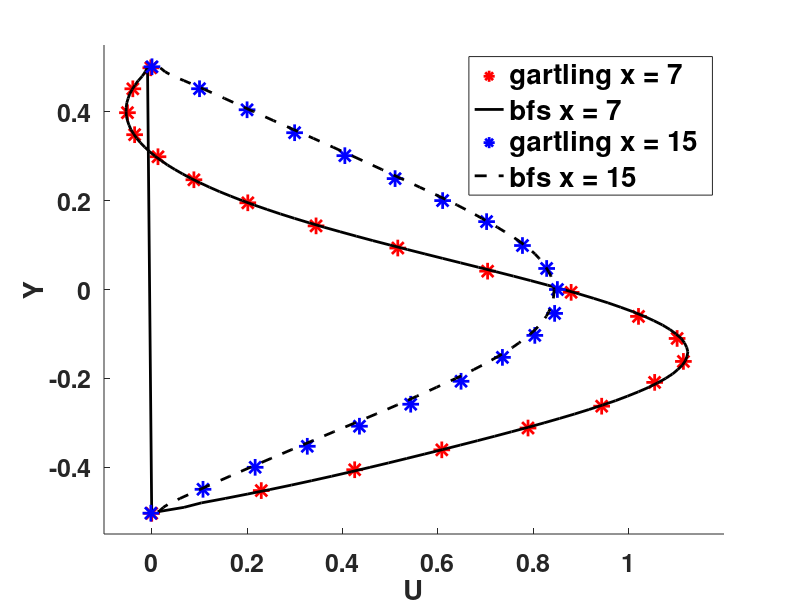

Write the MATLAB code that produced this figure.
close all
clear
clc
%%
gartling7   = dlmread('gartling_bfs_X7.dat')    ;
gartling15  = dlmread('gartling_bfs_X15.dat')   ;

bfs7        = dlmread('bfs_X7.dat')    ;
bfs15       = dlmread('bfs_X15.dat')   ;

bfs7(:,1)   = bfs7(:,1)  - 0.5  ;
bfs15(:,1)  = bfs15(:,1) - 0.5  ;

hold on
plot(gartling7(:,1),gartling7(:,2),'r*','MarkerSize',12,'LineWidth',2);
plot(bfs7(:,2),bfs7(:,1),'k','LineWidth',2);
plot(gartling15(:,1),gartling15(:,2),'b*','MarkerSize',12,'LineWidth',2);
plot(bfs15(:,2),bfs15(:,1),'k--','LineWidth',2);
xlabel(' U ','FontSize',18,'FontWeight','bold');
ylabel(' Y ','FontSize',18,'FontWeight','bold');
set(gca,'FontSize',18,'FontWeight','bold');
legend('gartling x = 7 ','bfs x = 7 ','gartling x = 15 ','bfs x = 15 ','Location','northeast','FontSize',20,'FontWeight','bold');
axis([-0.1 1.2 -0.55 0.55])
% print(gcf,'bfs.jpg','-dpng','-r300');

